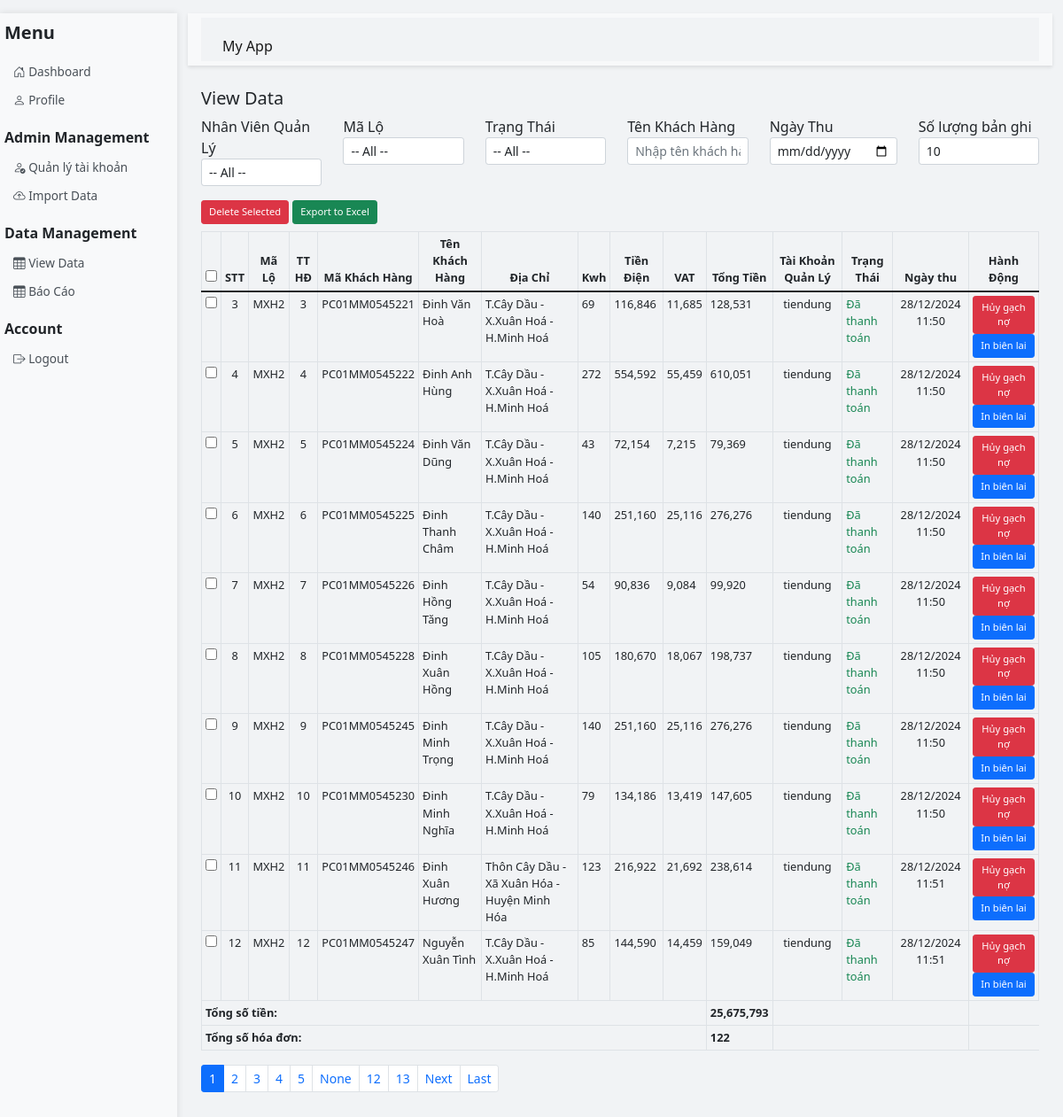
The page /data (signed in) on the database its author committed.
### app.py (models this page shows)
class SalesData(db.Model):
    id = db.Column(db.Integer, primary_key=True)
    stt = db.Column(db.Integer)
    ma_lo = db.Column(db.String(20))
    tt_hd = db.Column(db.String(20))
    ma_khach_hang = db.Column(db.String(50))
    ten_khach_hang = db.Column(db.String(100), index=True)
    dia_chi = db.Column(db.String(200))
    kwh = db.Column(db.String(50))
    tien_dien = db.Column(db.Float)
    vat = db.Column(db.Float)
    tong_tien = db.Column(db.Float)
    tai_khoan_quan_ly = db.Column(db.String(80))  # Thêm trường này
    trang_thai = db.Column(db.String(50))
    ngay_thu = db.Column(db.DateTime, nullable=True)

### app.py (the view, shortened to what this page needs)
@app.route('/data', methods=['GET', 'POST'])
def view_data():
    if 'username' not in session:
        return redirect(url_for('login'))
    page = request.args.get('page', 1, type=int)
    per_page = request.args.get('per_page', 10, type=int)
    search_user = request.args.get('search_user', '', type=str)
    search_ma_lo = request.args.get('search_ma_lo', '', type=str)
    search_trang_thai = request.args.get('search_trang_thai', '', type=str)
    search_ten_khach_hang = request.args.get('search_ten_khach_hang', '', type=str).strip()
    search_ngay_thu = request.args.get('search_ngay_thu', '', type=str)
    user = User.query.filter_by(username=session['username']).first()
    if user.is_admin:
        query = SalesData.query
    else:
        query = SalesData.query.filter_by(tai_khoan_quan_ly=user.username)
    if search_user:
        query = query.filter(SalesData.tai_khoan_quan_ly == search_user)
    if search_ma_lo:
        query = query.filter(SalesData.ma_lo.like(f'%{search_ma_lo}%'))
    if search_trang_thai:
        query = query.filter(SalesData.trang_thai == search_trang_thai)
    if search_ten_khach_hang:
        search_pattern = '%'.join(search_ten_khach_hang)  # %a%b%c%
        query = query.filter(SalesData.ten_khach_hang.ilike(f'%{search_pattern}%'))
    try:
        data = query.paginate(page=page, per_page=per_page, error_out=False)
        total_amount = query.with_entities(db.func.sum(SalesData.tong_tien)).scalar() or 0
        total_invoices = query.count()  # Đếm số bản ghi
        users = User.query.filter_by(is_admin=False).all()
        if user.is_admin:
            ma_lo_query = db.session.query(SalesData.ma_lo).distinct()
            if search_user:
                ma_lo_query = ma_lo_query.filter(SalesData.tai_khoan_quan_ly == search_user)
        else:
            ma_lo_query = db.session.query(SalesData.ma_lo).distinct().filter(SalesData.tai_khoan_quan_ly == user.username)
        ma_lo_list = [item[0] for item in ma_lo_query.all()]
        return render_template('admin/view_data.html', data=data, per_page=per_page, user=user, users=users,
                               search_user=search_user, search_ma_lo=search_ma_lo, ma_lo_list=ma_lo_list,
                               search_trang_thai=search_trang_thai, search_ten_khach_hang=search_ten_khach_hang, search_ngay_thu=search_ngay_thu, total_amount=total_amount,
                               total_invoices=total_invoices)  # Truyền thêm tổng số hóa đơn
    except Exception as e:
        flash(f'Error loading data: {str(e)}', 'error')
        return redirect(url_for('dashboard'))

### templates/admin/view_data.html (shortened to what this page needs)
{% extends 'base.html' %}
{% block content %}
    <h2 class="h5">View Data</h2>
    <form method="GET" action="{{ url_for('view_data') }}">
        <div class="row mb-3">
            {% if user.is_admin %}
                <div class="col">
                    <div class="form-group">
                        <label for="search_user">Nhân Viên Quản Lý</label>
                        <select name="search_user" id="search_user" class="form-control form-control-sm" onchange="this.form.submit()">
                            <option value="">-- All --</option>
                        </select>
                    </div>
                </div>
            {% endif %}
            <div class="col">
                <div class="form-group">
                    <label for="search_ma_lo">Mã Lộ</label>
                    <select name="search_ma_lo" id="search_ma_lo" class="form-control form-control-sm" onchange="this.form.submit()">
                        <option value="">-- All --</option>
                    </select>
                </div>
            </div>
            <div class="col">
                <div class="form-group">
                    <label for="search_trang_thai">Trạng Thái</label>
                    <select name="search_trang_thai" id="search_trang_thai" class="form-control form-control-sm" onchange="this.form.submit()">
                        <option value="">-- All --</option>
                    </select>
                </div>
            </div>
            <div class="col">
                <div class="form-group">
                    <label for="search_ten_khach_hang">Tên Khách Hàng</label>
                    <input type="text" name="search_ten_khach_hang" id="search_ten_khach_hang" class="form-control form-control-sm" value="{{ search_ten_khach_hang }}" placeholder="Nhập tên khách hàng" onchange="this.form.submit()">
                </div>
            </div>
            <div class="col">
                <div class="form-group">
                    <label for="search_ngay_thu">Ngày Thu</label>
                    <input type="date" name="search_ngay_thu" id="search_ngay_thu" class="form-control form-control-sm" value="{{ search_ngay_thu or '' }}" onchange="this.form.submit()">
                </div>
            </div>
            <div class="col">
                <div class="form-group">
                    <label for="per_page">Số lượng bản ghi</label>
                    <select name="per_page" id="per_page" class="form-control form-control-sm" onchange="this.form.submit()">
                        <option value="10" {% if per_page == 10 %}selected{% endif %}>10</option>
                    </select>
                </div>
            </div>
        </div>
    </form>
    <form method="POST" id="deleteForm" class="mb-4">
        {% if user.is_admin %}
        <div class="mb-2">
            <button type="submit" class="btn btn-sm btn-danger" id="deleteButton">Delete Selected</button>
            <a href="{{ url_for('export_data') }}" class="btn btn-sm btn-success ml-2">Export to Excel</a>
        </div>
        {% endif %}
        <table class="table table-bordered table-sm">
            <thead>
                <tr>
                    <th style="text-align: center;"><input type="checkbox" id="selectAll"></th>
                    <th style="text-align: center;">STT</th>
                    <th style="text-align: center;">Mã Lộ</th>
                    <th style="text-align: center;">TT HĐ</th>
                    <th style="text-align: center;">Mã Khách Hàng</th>
                    <th style="text-align: center;">Tên Khách Hàng</th>
                    <th style="text-align: center;">Địa Chỉ</th>
                    <th style="text-align: center;">Kwh</th>
                    <th style="text-align: center;">Tiền Điện</th>
                    <th style="text-align: center;">VAT</th>
                    <th style="text-align: center;">Tổng Tiền</th>
                    <th style="text-align: center;">Tài Khoản Quản Lý</th>
                    <th style="text-align: center;">Trạng Thái</th>
                    <th style="text-align: center;">Ngày thu</th>
                    <th style="text-align: center;">Hành Động</th>
                </tr>
            </thead>
            <tbody>
                {% for row in data.items %}
                    <tr>
                        <td style="text-align: center;"><input type="checkbox" name="selected_ids" value="{{ row.id }}" class="checkbox-item"></td>
                        <td style="text-align: center;">{{ row.stt }}</td>
                        <td style="text-align: center;">{{ row.ma_lo }}</td>
                        <td style="text-align: center;">{{ row.tt_hd }}</td>
                        <td style="text-align: center;">{{ row.ma_khach_hang }}</td>
                        <td>{{ row.ten_khach_hang }}</td>
                        <td>{{ row.dia_chi }}</td>
                        <td>{{ row.kwh }}</td>
                        <td>{{ "{:,.0f}".format(row.tien_dien)}}</td>
                        <td>{{ "{:,.0f}".format(row.vat) }}</td>
                        <td>{{ "{:,.0f}".format(row.tong_tien) }}</td>
                        <td style="text-align: center;">{{ row.tai_khoan_quan_ly }}</td>
                        <td class="{% if row.trang_thai == 'Đã thanh toán' %}text-success{% else %}text-danger{% endif %}">
                            {{ row.trang_thai if row.trang_thai else 'Chưa thanh toán' }}
                        </td>
                        <td style="text-align: center;">
                            {{ row.ngay_thu.strftime('%d/%m/%Y %H:%M') if row.ngay_thu else '' }}
                        </td>
                        <td style="text-align: center;">
                            {% if row.trang_thai == 'Đã thanh toán' %}
                            <button type="button" class="btn btn-sm btn-danger" onclick="cancelMarkAsPaid('{{ row.id }}')">
                                 Hủy gạch nợ
                            </button>
                            {% else %}
                            <button type="button" class="btn btn-sm btn-warning" onclick="markAsPaid('{{ row.id }}')">
                                <i class="fas fa-money-bill"></i> Gạch nợ
                            </button>
                            {% endif %}
                            <button type="button" class="btn btn-sm btn-primary" onclick="printReceipt('{{ row.id }}')">
                                 In biên lai
                            </button>
                        </td>
                    </tr>
                {% endfor %}
                <tr>
                    <td colspan="10" class="text-right"><strong>Tổng số tiền:</strong></td>
                    <td><strong>{{ "{:,.0f}".format(total_amount) }}</strong></td>
                    <td colspan="3"></td>
                </tr>
                <tr>
                    <td colspan="10" class="text-right"><strong>Tổng số hóa đơn:</strong></td>
                    <td><strong>{{ total_invoices}}</strong></td>
                    <td colspan="3"></td>
                </tr>
            </tbody>
        </table>
        <nav>
            <ul class="pagination pagination-sm">
                {% for page_num in data.iter_pages() %}
                    <li class="page-item {% if page_num == data.page %}active{% endif %}">
                        <a class="page-link" href="{{ url_for('view_data', page=page_num, per_page=per_page, search_user=search_user, search_ma_lo=search_ma_lo, search_trang_thai=search_trang_thai) }}">{{ page_num }}</a>
                    </li>
                {% endfor %}
                {% if data.has_next %}
                    <li class="page-item">
                        <a class="page-link" href="{{ url_for('view_data', page=data.next_num, per_page=per_page, search_user=search_user, search_ma_lo=search_ma_lo, search_trang_thai=search_trang_thai) }}">Next</a>
                    </li>
                    <li class="page-item">
                        <a class="page-link" href="{{ url_for('view_data', page=data.pages, per_page=per_page, search_user=search_user, search_ma_lo=search_ma_lo, search_trang_thai=search_trang_thai) }}">Last</a>
                    </li>
                {% endif %}
            </ul>
        </nav>
    </form>
{% endblock %}

### templates/base.html (style rules this page uses)
table th, table td { font-size: 0.8rem; }
.btn-sm { font-size: 0.7rem; padding: 0.25rem 0.5rem; }
table { width: 100%; table-layout: auto; }
td, th { padding: 0.3rem 0.6rem; }

### rows shown on the page
SalesData: stt "3", ma_lo "MXH2", tt_hd "3", ma_khach_hang "PC01MM0545221", ten_khach_hang "Đinh Văn Hoà", dia_chi "T.Cây Dầu - X.Xuân Hoá - H.Minh Hoá", kwh "69", tien_dien "116,846", vat "11,685", tong_tien "128,531", tai_khoan_quan_ly "tiendung", trang_thai "Đã thanh toán", ngay_thu "28/12/2024 11:50"
SalesData: stt "4", ma_lo "MXH2", tt_hd "4", ma_khach_hang "PC01MM0545222", ten_khach_hang "Đinh Anh Hùng", dia_chi "T.Cây Dầu - X.Xuân Hoá - H.Minh Hoá", kwh "272", tien_dien "554,592", vat "55,459", tong_tien "610,051", tai_khoan_quan_ly "tiendung", trang_thai "Đã thanh toán", ngay_thu "28/12/2024 11:50"
SalesData: stt "5", ma_lo "MXH2", tt_hd "5", ma_khach_hang "PC01MM0545224", ten_khach_hang "Đinh Văn Dũng", dia_chi "T.Cây Dầu - X.Xuân Hoá - H.Minh Hoá", kwh "43", tien_dien "72,154", vat "7,215", tong_tien "79,369", tai_khoan_quan_ly "tiendung", trang_thai "Đã thanh toán", ngay_thu "28/12/2024 11:50"
SalesData: stt "6", ma_lo "MXH2", tt_hd "6", ma_khach_hang "PC01MM0545225", ten_khach_hang "Đinh Thanh Châm", dia_chi "T.Cây Dầu - X.Xuân Hoá - H.Minh Hoá", kwh "140", tien_dien "251,160", vat "25,116", tong_tien "276,276", tai_khoan_quan_ly "tiendung", trang_thai "Đã thanh toán", ngay_thu "28/12/2024 11:50"
SalesData: stt "7", ma_lo "MXH2", tt_hd "7", ma_khach_hang "PC01MM0545226", ten_khach_hang "Đinh Hồng Tăng", dia_chi "T.Cây Dầu - X.Xuân Hoá - H.Minh Hoá", kwh "54", tien_dien "90,836", vat "9,084", tong_tien "99,920", tai_khoan_quan_ly "tiendung", trang_thai "Đã thanh toán", ngay_thu "28/12/2024 11:50"
SalesData: stt "8", ma_lo "MXH2", tt_hd "8", ma_khach_hang "PC01MM0545228", ten_khach_hang "Đinh Xuân Hồng", dia_chi "T.Cây Dầu - X.Xuân Hoá - H.Minh Hoá", kwh "105", tien_dien "180,670", vat "18,067", tong_tien "198,737", tai_khoan_quan_ly "tiendung", trang_thai "Đã thanh toán", ngay_thu "28/12/2024 11:50"
SalesData: stt "9", ma_lo "MXH2", tt_hd "9", ma_khach_hang "PC01MM0545245", ten_khach_hang "Đinh Minh Trọng", dia_chi "T.Cây Dầu - X.Xuân Hoá - H.Minh Hoá", kwh "140", tien_dien "251,160", vat "25,116", tong_tien "276,276", tai_khoan_quan_ly "tiendung", trang_thai "Đã thanh toán", ngay_thu "28/12/2024 11:50"
SalesData: stt "10", ma_lo "MXH2", tt_hd "10", ma_khach_hang "PC01MM0545230", ten_khach_hang "Đinh Minh Nghĩa", dia_chi "T.Cây Dầu - X.Xuân Hoá - H.Minh Hoá", kwh "79", tien_dien "134,186", vat "13,419", tong_tien "147,605", tai_khoan_quan_ly "tiendung", trang_thai "Đã thanh toán", ngay_thu "28/12/2024 11:50"
SalesData: stt "11", ma_lo "MXH2", tt_hd "11", ma_khach_hang "PC01MM0545246", ten_khach_hang "Đinh Xuân Hương", dia_chi "Thôn Cây Dầu - Xã Xuân Hóa - Huyện Minh Hóa", kwh "123", tien_dien "216,922", vat "21,692", tong_tien "238,614", tai_khoan_quan_ly "tiendung", trang_thai "Đã thanh toán", ngay_thu "28/12/2024 11:51"
SalesData: stt "12", ma_lo "MXH2", tt_hd "12", ma_khach_hang "PC01MM0545247", ten_khach_hang "Nguyễn Xuân Tình", dia_chi "T.Cây Dầu - X.Xuân Hoá - H.Minh Hoá", kwh "85", tien_dien "144,590", vat "14,459", tong_tien "159,049", tai_khoan_quan_ly "tiendung", trang_thai "Đã thanh toán", ngay_thu "28/12/2024 11:51"

### other values the page prints
{{ "{:,.0f}".format(total_amount) }} "25,675,793"
{{ total_invoices }} "122"
{{ page_num }} "1" "2" "3" "4" "5" "None" "12" "13"
